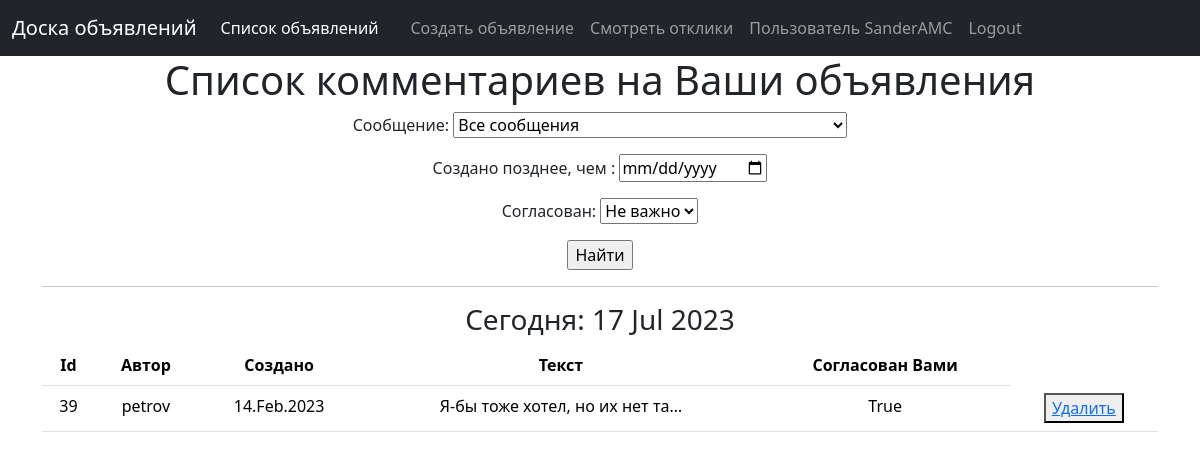
Screenshot of /post/search/ (signed in) with the database file from the repository.
### MMORPG_messages/models.py (models this page shows)
class Post(models.Model):
    TYPES = [
        ('01', 'Танки'),
        ('02', 'Хилы'),
        ('03', 'ДД'),
        ('04', 'Торговцы'),
        ('05', 'Гилдмастеры'),
        ('06', 'Квестгиверы'),
        ('07', 'Кузнецы'),
        ('08', 'Кожевники'),
        ('09', 'Зельевары'),
        ('10', 'Мастера заклинаний')
    ]
    author = models.ForeignKey(User, on_delete=models.CASCADE)
    creation = models.DateTimeField(auto_now_add=True)
    category = models.CharField(max_length=2, choices=TYPES, default='1')
    title = models.CharField(max_length=200)
    content = RichTextUploadingField(blank=True, null=True)

class Comment(models.Model):
    post = models.ForeignKey(Post, on_delete=models.CASCADE)
    user = models.ForeignKey(User, on_delete=models.CASCADE)
    creation = models.DateTimeField(auto_now_add=True)
    text = models.TextField()
    approved = models.BooleanField(default=False)

### MMORPG_messages/views.py (the view)
# urls.py: path('post/search/', CommentListFiltered.as_view(), name='comment_search'),
class CommentListFiltered(LoginRequiredMixin, ListView):
    model = Comment
    ordering = '-creation'
    template_name = 'comment_list.html'
    context_object_name = 'comment_flist'
    paginate_by = 10
    def get_context_data(self, **kwargs):
        context = super().get_context_data(**kwargs)
        context['filterset'] = self.filterset
        if self.request.user.is_authenticated:
            context['user_name'] = self.request.user
        return context
    def get_queryset(self):
        queryset = Comment.objects.order_by('-creation').filter(post__in=Post.objects.filter(author=self.request.user))
        print(self.request.GET)
        self.filterset = CommentFilter(self.request.GET, queryset, request=self.request)
        return self.filterset.qs

### MMORPG_messages/templatetags/custom_filters.py (called while the page is built)
@register.filter()
def censor(value):
   def isbad(word: str):
      return True if word in BAD_WORDS else False
   def replace(word: str):
      str_ = word[0]
      for i in range(1, len(word)):
         if word[i] not in string.punctuation:
            str_ += '*'
         else:
            str_ += word[i]
      return str_
   list = value.split()
   for n, word in enumerate(list):
      word2check = ""
      word = word.strip().lower()
      for i in range(len(word)):
         if word[i] not in string.punctuation:
            word2check += word[i]
      if isbad(word2check):
         list[n] = replace(list[n])
   return f'{" ".join(list)}'

### MMORPG_messages/templatetags/custom_tags.py (called while the page is built)
@register.simple_tag()
def current_time(format_string='%d %b %Y'):
    return datetime.utcnow().strftime(format_string)

### templates/comment_list.html (shortened to what this page needs)
{% extends 'default.html' %}
{% load custom_filters %}
{% load custom_tags %}
{% block content %}
<h1>Список комментариев на Ваши объявления</h1>
   <form action="" method="get">
       {{ filterset.form.as_p }}
       <input type="submit" value="Найти" />
   </form>
   <hr>
   <h3>Сегодня: {% current_time %} </h3>
   {% if comment_flist %}
              <table class="table table-hover">
          <thead>
            <tr>
                <th scope="col">Id</th>
              <th scope="col">Автор</th>
              <th scope="col">Создано</th>
                <th scope="col">Текст</th>
                <th scope="col">Согласован Вами</th>
            </tr>
          </thead>
  <tbody>
           {% for one in comment_flist %}
            <tr class="light">
                <td>{{ one.id }}</td>
                <td>{{ one.user }}</td>
               <td>{{ one.creation|date:'d.M.Y' }}</td>
               <td>{{ one.text|truncatechars:30|censor }}</td>
                <td>{{ one.approved }}</td>
                    <td><button> <a href="/post/comment/{{ one.id }}/delete/">Удалить</a></button></td>
           </tr>
           {% endfor %}
         </tbody>
       </table>
   {% else %}
       <h2>Комментариев пока нет.</h2>
   {% endif %}
{% endblock content %}

### templates/default.html (shortened to what this page needs)
<!DOCTYPE html>
<html lang="en">
    <head>
        {% load static %}
	    <link href="{% static 'css/bootstrap.min.css' %}" rel="stylesheet" />
    </head>
    <body>
    {% load i18n %}
    <nav class="navbar navbar-expand-lg navbar-dark bg-dark">
          <div class="container-fluid">
            <a class="navbar-brand">Доска объявлений</a>
            <div class="collapse navbar-collapse" id="navbarColor02">
              <ul class="navbar-nav me-auto">
                <li class="nav-item">
                  <a class="nav-link active" href="/">Список объявлений
                  </a>
                </li>
                <li class="nav-item">
                  <a class="nav-link" href=""></a>
                </li>
                  {% if user_name %}
                  <li class="nav-item">
                  <a class="nav-link" href="/post/create">Создать объявление</a>
                </li>
                    <li class="nav-item">
                      <a class="nav-link" href="/post/search">Смотреть отклики</a>
                    </li>
                       <li class="nav-item">
                           <a class="nav-link" href="/user">Пользователь {{ user_name }}</a>
                       </li>
                       <li class="nav-item">
                           <a class="nav-link" href="/accounts/logout">Logout</a>
                       </li>
                  {% else %}
                       <li class="nav-item">
                           <a class="nav-link" href="/accounts/login">Войти на сайт</a>
                       </li>
                  {% endif %}
              </ul>
        </nav>
            <div class="container">
           <div class="row">
               <div class="col-lg-12 text-center">
                   {% block content %}
                   {% endblock content %}
                   <br>
               </div>
           </div>
        </div>
    </body>
</html>

### rows the page displays
Comment: id "39", user "petrov", creation "14.Feb.2023", text|censor "Я-бы тоже хотел, но их нет та…", approved "True"

### other values shown
{{ user_name }} "SanderAMC"
